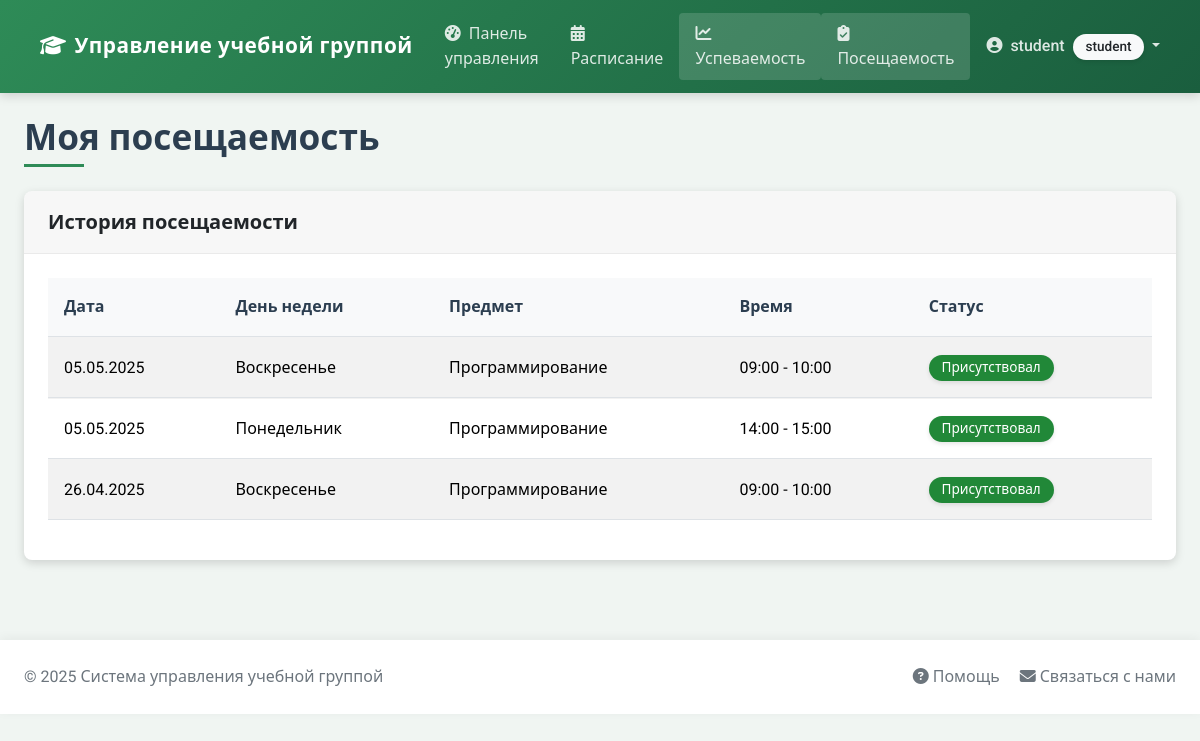
/performance/attendance (signed in), run on the app's committed database.
### app/models/models.py (models this page shows, shortened)
class User(UserMixin, db.Model):
    id = db.Column(db.Integer, primary_key=True)
    username = db.Column(db.String(64), unique=True, nullable=False)
    email = db.Column(db.String(120), unique=True, nullable=False)
    password_hash = db.Column(db.String(128))
    first_name = db.Column(db.String(64))
    last_name = db.Column(db.String(64))
    role = db.Column(db.String(20), default='student')  # student, teacher, admin
    attendances = db.relationship('Attendance', backref='student', lazy='dynamic')
    grades = db.relationship('Grade', backref='student', lazy='dynamic')

class Attendance(db.Model):
    id = db.Column(db.Integer, primary_key=True)
    date = db.Column(db.Date, nullable=False, default=datetime.utcnow)
    status = db.Column(db.Boolean, default=False)  # True - присутствовал, False - отсутствовал
    student_id = db.Column(db.Integer, db.ForeignKey('user.id'), nullable=False)
    schedule_id = db.Column(db.Integer, db.ForeignKey('schedule.id'), nullable=False)

class Schedule(db.Model):
    id = db.Column(db.Integer, primary_key=True)
    day_of_week = db.Column(db.Integer, nullable=False)  # 0-6 (понедельник-воскресенье)
    start_time = db.Column(db.Time, nullable=False)
    end_time = db.Column(db.Time, nullable=False)
    room = db.Column(db.String(20))
    subject_id = db.Column(db.Integer, db.ForeignKey('subject.id'), nullable=False)
    group_id = db.Column(db.Integer, db.ForeignKey('group.id'), nullable=False)
    attendances = db.relationship('Attendance', backref='schedule', lazy='dynamic')

class Subject(db.Model):
    id = db.Column(db.Integer, primary_key=True)
    name = db.Column(db.String(64), nullable=False)
    description = db.Column(db.Text)
    teacher_id = db.Column(db.Integer, db.ForeignKey('user.id'))
    teacher = db.relationship('User', backref='subjects')
    schedules = db.relationship('Schedule', backref='subject', lazy='dynamic')
    grades = db.relationship('Grade', backref='subject', lazy='dynamic')

### app/routes/performance.py (the view, shortened to what this page needs)
@bp.route('/attendance')
@login_required
def attendance():
    group_id = request.args.get('group_id', type=int)
    schedule_id = request.args.get('schedule_id', type=int)
    date_str = request.args.get('date')
    days = {0: 'Понедельник', 1: 'Вторник', 2: 'Среда', 3: 'Четверг', 4: 'Пятница', 5: 'Суббота', 6: 'Воскресенье'}
    if date_str:
        try:
            attendance_date = datetime.strptime(date_str, '%Y-%m-%d').date()
        except ValueError:
            attendance_date = date.today()
    else:
        attendance_date = date.today()
    if current_user.role == 'student':
        attendances = Attendance.query.filter_by(student_id=current_user.id).order_by(Attendance.date.desc()).all()
        return render_template('performance/student_attendance.html', attendances=attendances, days=days)

### app/context_processors.py (called while the page is built)
def csrf_processor():
    return {'csrf_token': generate_csrf()}

### app/models/__init__.py (called while the page is built)
@login_manager.user_loader
def load_user(id):
    return User.query.get(int(id))

### app/templates/performance/student_attendance.html (shortened to what this page needs)
{% extends "base.html" %}
{% block content %}
<div class="row">
    <div class="col-md-12">
        <h1>Моя посещаемость</h1>
        <div class="card">
            <div class="card-header">
                <h5 class="card-title mb-0">История посещаемости</h5>
            </div>
            <div class="card-body">
                {% if attendances %}
                <table class="table table-striped">
                    <thead>
                        <tr>
                            <th>Дата</th>
                            <th>День недели</th>
                            <th>Предмет</th>
                            <th>Время</th>
                            <th>Статус</th>
                        </tr>
                    </thead>
                    <tbody>
                        {% for attendance in attendances %}
                        <tr>
                            <td>{{ attendance.date.strftime('%d.%m.%Y') }}</td>
                            <td>
                                {% set day_names = {0: 'Понедельник', 1: 'Вторник', 2: 'Среда', 3: 'Четверг', 4: 'Пятница', 5: 'Суббота', 6: 'Воскресенье'} %}
                                {{ day_names[attendance.schedule.day_of_week] }}
                            </td>
                            <td>{{ attendance.schedule.subject.name }}</td>
                            <td>{{ attendance.schedule.start_time.strftime('%H:%M') }} - {{ attendance.schedule.end_time.strftime('%H:%M') }}</td>
                            <td>
                                {% if attendance.status %}
                                <span class="badge bg-success">Присутствовал</span>
                                {% else %}
                                <span class="badge bg-danger">Отсутствовал</span>
                                {% endif %}
                            </td>
                        </tr>
                        {% endfor %}
                    </tbody>
                </table>
                {% else %}
                <p class="text-center">Нет данных о посещаемости</p>
                {% endif %}
            </div>
        </div>
    </div>
</div>
{% endblock %}

### app/templates/base.html (shortened to what this page needs)
<!DOCTYPE html>
<html lang="ru">
<head>
    <link rel="stylesheet" href="https://cdn.jsdelivr.net/npm/bootstrap@5.3.2/dist/css/bootstrap.min.css">
    <link rel="stylesheet" href="https://cdnjs.cloudflare.com/ajax/libs/font-awesome/6.4.0/css/all.min.css">
    <link rel="stylesheet" href="{{ url_for('static', filename='css/style.css') }}">
    <link rel="stylesheet" href="{{ url_for('static', filename='css/modal-fix.css') }}">
</head>
<body>
    <nav class="navbar navbar-expand-lg navbar-dark bg-primary sticky-top">
        <div class="container">
            <a class="navbar-brand" href="{{ url_for('main.index') }}">
                <i class="fas fa-graduation-cap me-2"></i>Управление учебной группой
            </a>
            <div class="collapse navbar-collapse" id="navbarNav">
                <ul class="navbar-nav me-auto">
                    {% if current_user.is_authenticated %}
                    <li class="nav-item">
                        <a class="nav-link {% if request.path == url_for('main.dashboard') %}active{% endif %}" href="{{ url_for('main.dashboard') }}">
                            <i class="fas fa-tachometer-alt me-1"></i> Панель управления
                        </a>
                    </li>
                    <li class="nav-item">
                        <a class="nav-link {% if request.path.startswith('/schedule') %}active{% endif %}" href="{{ url_for('schedule.index') }}">
                            <i class="fas fa-calendar-alt me-1"></i> Расписание
                        </a>
                    </li>
                    <li class="nav-item">
                        <a class="nav-link {% if request.path == url_for('performance.index') %}active{% endif %}" href="{{ url_for('performance.index') }}">
                            <i class="fas fa-chart-line me-1"></i> Успеваемость
                        </a>
                    </li>
                    <li class="nav-item">
                        <a class="nav-link {% if request.path.startswith('/performance/attendance') %}active{% endif %}" href="{{ url_for('performance.attendance') }}">
                            <i class="fas fa-clipboard-check me-1"></i> Посещаемость
                        </a>
                    </li>
                    {% endif %}
                </ul>
                <ul class="navbar-nav">
                    {% if current_user.is_authenticated %}
                    <li class="nav-item dropdown">
                        <a class="nav-link dropdown-toggle" href="#" id="userDropdown" role="button" data-bs-toggle="dropdown">
                            <i class="fas fa-user-circle me-1"></i> {{ current_user.username }}
                            <span class="badge bg-light text-dark ms-1">{{ current_user.role }}</span>
                        </a>
                    </li>
                    {% endif %}
                </ul>
            </div>
        </div>
    </nav>
    <div class="container mt-4">
        {% block content %}{% endblock %}
    </div>
    <footer class="footer py-4">
        <div class="container">
            <div class="row align-items-center justify-content-between">
                <div class="col-md-6">
                    <span class="text-muted">© 2025 Система управления учебной группой</span>
                </div>
                <div class="col-md-6 text-md-end">
                    <a href="#" class="text-decoration-none text-secondary me-3">
                        <i class="fas fa-question-circle"></i> Помощь
                    </a>
                    <a href="#" class="text-decoration-none text-secondary">
                        <i class="fas fa-envelope"></i> Связаться с нами
                    </a>
                </div>
            </div>
        </div>    </footer>    <script src="https://cdn.jsdelivr.net/npm/bootstrap@5.3.2/dist/js/bootstrap.bundle.min.js"></script>    <script src="{{ url_for('static', filename='js/scroll-lock.js') }}"></script>
</body>
</html>

### app/static/css/style.css (style rules this page uses)
:root { --primary-color: #2e8b57; --secondary-color: #6c757d; --success-color: #218838; --info-color: #20a2a0; --warning-color: #d4a72c; --danger-color: #c9302c; --light-color: #f8f9fa; --dark-color: #344a3d; --border-radius: 0.5rem; --box-shadow: 0 3px 10px rgba(0, 0, 0, 0.15); --transition: all 0.3s ease; }
body { font-family: 'Roboto', 'Segoe UI', sans-serif; background-color: #f0f5f2; color: #333; line-height: 1.6; }
.container { max-width: 1200px; padding: 0 1.5rem; }
h1, h2, h3, h4, h5, h6 { font-weight: 600; margin-bottom: 1.2rem; }
h1 { font-size: 2.2rem; margin-bottom: 1.5rem; position: relative; padding-bottom: 0.5rem; color: #2c3e50; }
h1:after { content: ''; position: absolute; bottom: 0; left: 0; width: 60px; height: 3px; background-color: var(--primary-color); }
.navbar { box-shadow: var(--box-shadow); padding: 0.8rem 1rem; background: linear-gradient(135deg, var(--primary-color), #1a5e3e) !important; }
.navbar-brand { font-weight: 700; font-size: 1.3rem; letter-spacing: 0.5px; }
.navbar-dark .navbar-nav .nav-link { color: rgba(255, 255, 255, 0.85); font-weight: 500; padding: 0.5rem 1rem; transition: var(--transition); }
.navbar-dark .navbar-nav .nav-link.active { background-color: rgba(255, 255, 255, 0.15); border-radius: 4px; }
.card { border: none; border-radius: var(--border-radius); box-shadow: var(--box-shadow); transition: var(--transition); margin-bottom: 2rem; overflow: hidden; }
.card-header { background-color: rgba(0, 0, 0, 0.03); border-bottom: 1px solid rgba(0, 0, 0, 0.05); padding: 1.2rem 1.5rem; font-weight: 600; }
.card-body { padding: 1.5rem; }
.table { width: 100%; border-collapse: separate; border-spacing: 0; }
.table th, .table td { padding: 1rem; vertical-align: middle; }
.table th { font-weight: 600; color: #2c3e50; background-color: #f8f9fa; border-top: none; }
.table-striped tbody tr:nth-of-type(odd) { background-color: rgba(0, 0, 0, 0.02); }
.table td { border-top: 1px solid rgba(0, 0, 0, 0.05); }
.badge { font-size: 0.85rem; padding: 0.4rem 0.8rem; border-radius: 30px; font-weight: 500; box-shadow: 0 2px 4px rgba(0, 0, 0, 0.1); }
.badge.bg-success { background-color: var(--success-color) !important; }
.footer { background-color: #fff; box-shadow: 0 -2px 10px rgba(0, 0, 0, 0.05); padding: 1.2rem 0; margin-top: 3rem; }
.footer .text-muted { color: #6c757d !important; }
.card, .alert, .jumbotron { animation: fadeIn 0.5s ease-out; }

### app/static/css/modal-fix.css (style rules this page uses)
body.modal-fix-applied { overflow-y: scroll !important; padding-right: 0 !important; margin-right: 0 !important; }
.table td { position: relative; }

### data on the page
User: username "student", role "student"
Attendance: date "05.05.2025", schedule.subject.name "Программирование", schedule.start_time "09:00", schedule.end_time "10:00", status "Присутствовал"
Schedule: day_of_week "Воскресенье"
Attendance: date "05.05.2025", schedule.subject.name "Программирование", schedule.start_time "14:00", schedule.end_time "15:00", status "Присутствовал"
Schedule: day_of_week "Понедельник"
Attendance: date "26.04.2025", schedule.subject.name "Программирование", schedule.start_time "09:00", schedule.end_time "10:00", status "Присутствовал"
